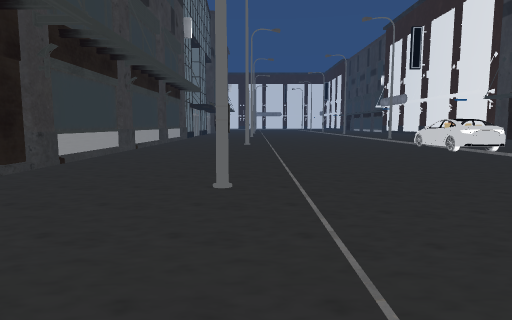
View 1 (above)

19 first-person views from a walk through a scene from a Unity 3-D project. The camera is 1.2 m above the floor, tilts 6° down and sees 75° across. The floor is counted in squares, 2 m on a side. Each view is taken from the middle of a square. On the plan, view 1 faces up. The plan holds only what a view shows up to about 10 squares ahead; the rest is blank. The place goes on beyond the plan. Some animated figures are not drawn. Some surface patterns are stand-ins.

View 2
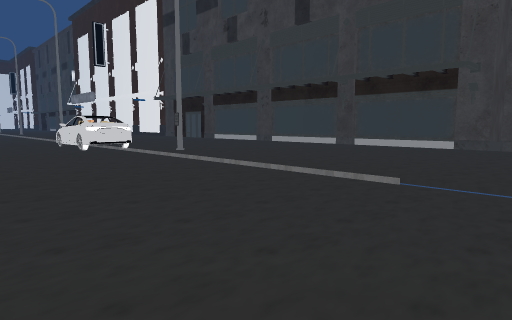

View 3
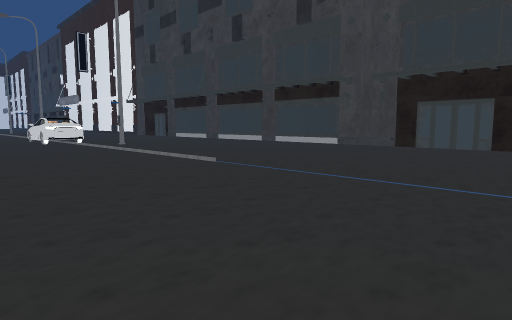

View 4
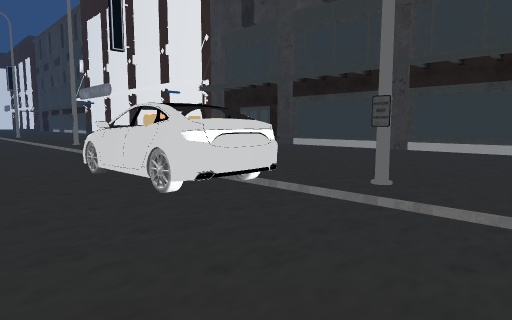

View 5
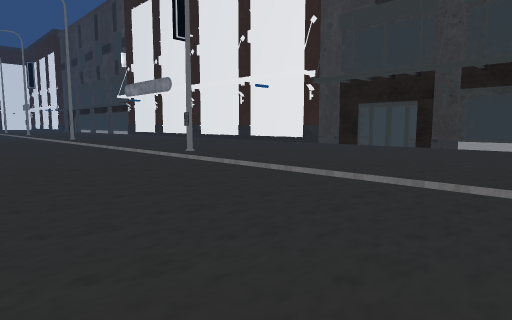

View 6
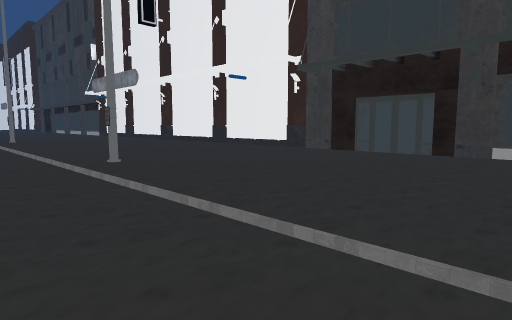

View 7
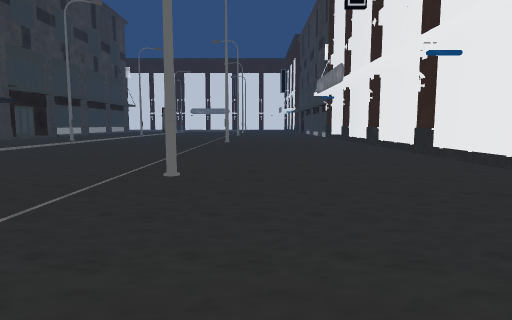

View 8
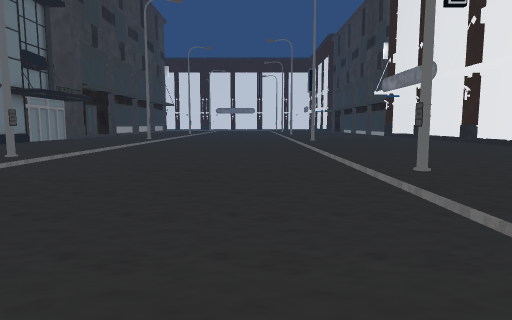

View 9
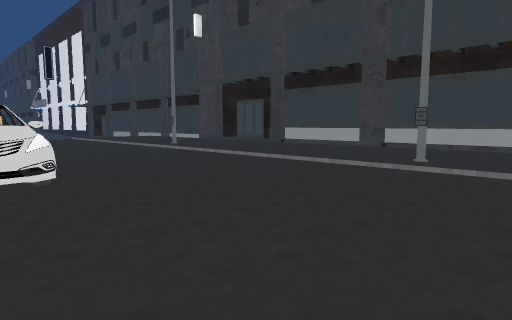

View 10
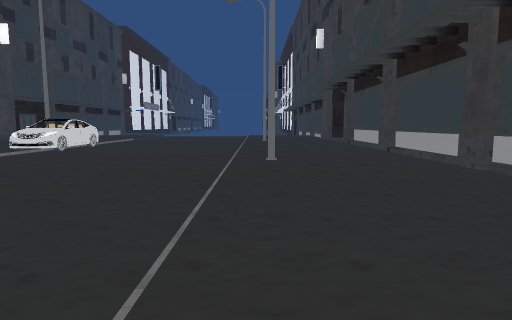

View 11
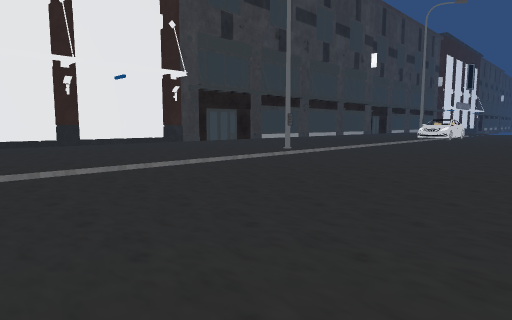

View 12
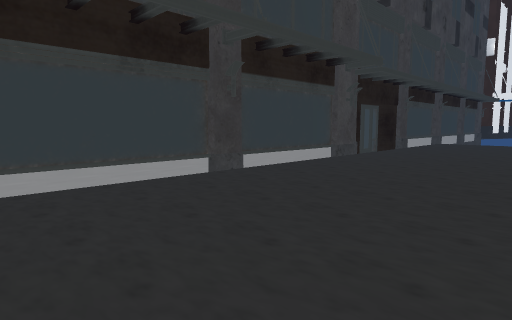

View 13
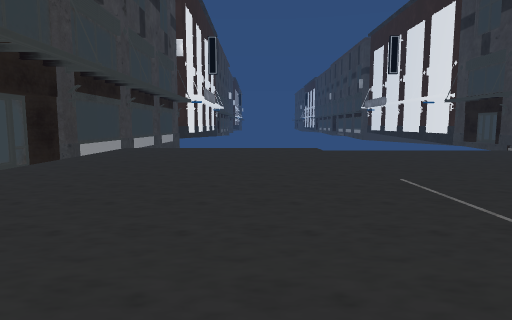

View 14
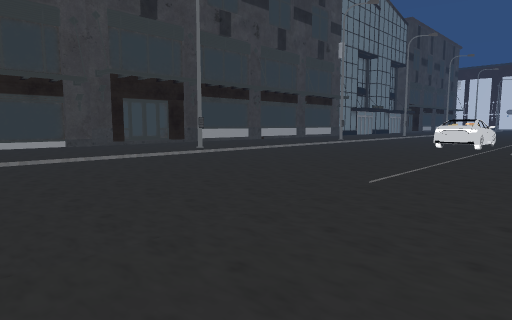

View 15
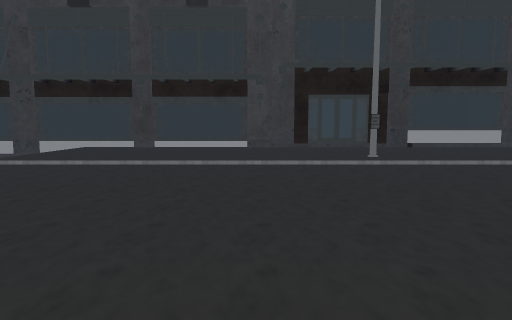

View 16
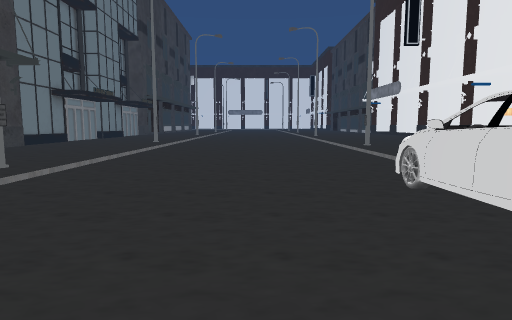

View 17
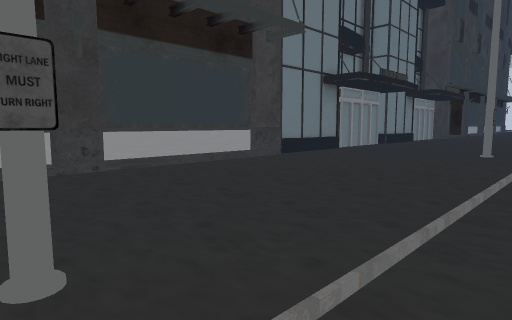

View 18
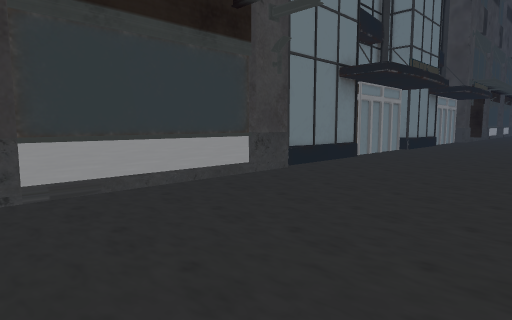

View 19
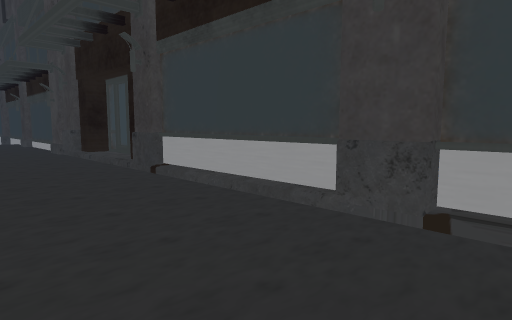

### Floor plan
Key: @ floor where view 1 was taken; # wall or solid block; . floor; / step, stairs or slope; ^ raised ledge; B building; O other object.
Columns run from 4 left of view 1 to 12 right of it. Each row starts with its distance up from view 1.
 21 #..............B
 20 #..............B
 19 #..............B
 18 #..............B
 17 #/..#..........B
 16 #/.............B
 15 #/........#....B
 14  /.............B
 13  /.............B
 12  /.............B
 11  /.............B
 10  /..#..........B
  9  /.......^.....B
  8  /.......O.....B
  7  /.......^.....B
  6  /........#....B
  5  /.............B
  4 #/.............B
  3 #/..#..........B
  2 ##.............BB
  1  #.............B
  0  #..@..........B
 -1  #.............B
 -2  #.............B
 -3  #.............B
 -4  #             B
 -5                B

Where each view was taken, in squares from view 1:
view 1: 0 up, 0 right, facing up
view 2: 0 up, 2 right, facing up-right
view 3: 3 down, 2 right, facing up-right
view 4: 5 up, 3 right, facing up-right
view 5: 9 up, 2 right, facing up-right
view 6: 10 up, 4 right, facing up-right
view 7: 11 up, 7 right, facing up
view 8: 11 up, 4 right, facing up
view 9: 12 up, 5 right, facing down-left
view 10: 16 up, 0 right, facing down
view 11: 21 up, 1 right, facing down-right
view 12: 8 up, 7 right, facing down-right
view 13: 5 up, 7 right, facing down
view 14: 2 down, 7 right, facing up-left
view 15: 1 up, 6 right, facing left
view 16: 6 up, 3 right, facing up
view 17: 10 up, 1 right, facing up-left
view 18: 11 up, 0 right, facing up-left
view 19: 9 up, 1 left, facing down-left
